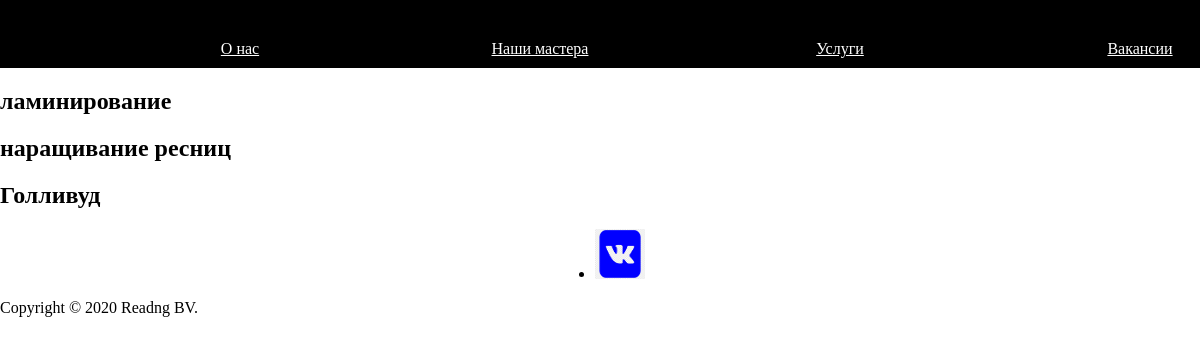
/service/service, run on the app's committed database.
### service/models.py (models this page shows, shortened)
class Services (models.Model):
    name = models.CharField(max_length=255, verbose_name='название')
    content = models.TextField(blank=True, verbose_name='описание')

### service/views.py (the view)
# urls.py: path('service', ServiceList.as_view(), name='service'),
class ServiceList(ListView):
    model = Services
    template_name = 'service.html'
    context_object_name = 'services'

### service/templates/service.html (shortened to what this page needs)
{% extends 'coolsite/base.html' %}
{% load static %}
 {% block content %}
</head>
<body>
{% for service in services %}
<h2> {{ service.name }} </h2>
{% endfor %}
</body>
{% endblock %}

### static/style/style.css (style rules this page uses)
body { padding : 0 ; margin : 0 ; }

### data on the page
Services: name "ламинирование"
Services: name "наращивание ресниц"
Services: name "Голливуд"
